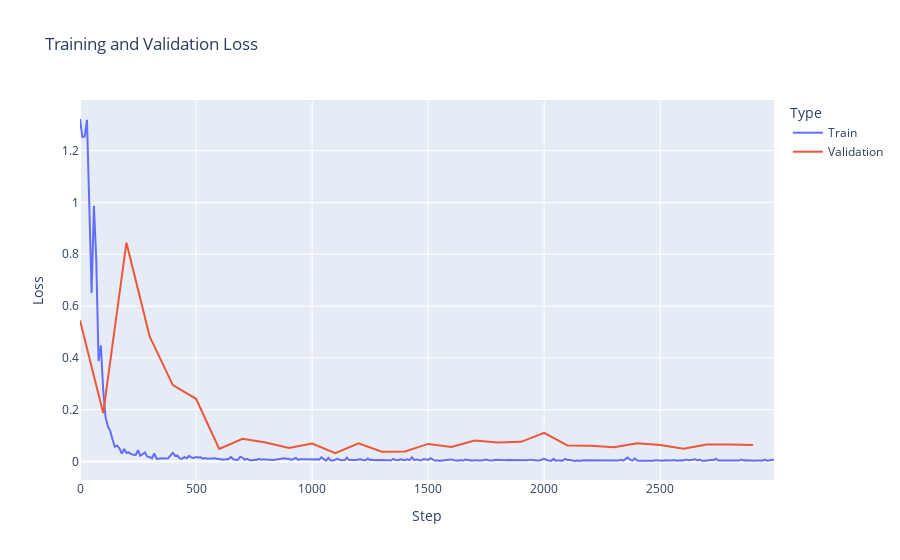

Here is the notebook cell this chart was saved with:
### Code cell
df_train = pd.DataFrame({
    "Step": steps_hist,
    "Loss": train_hist,
    "Type": "Train"
})
if val_hist:
    val_steps, val_losses = zip(*val_hist)
    df_val = pd.DataFrame({
        "Step": val_steps,
        "Loss": val_losses,
        "Type": "Validation"
    })
    df_loss = pd.concat([df_train, df_val], ignore_index=True)
else:
    df_loss = df_train

fig = px.line(df_loss, x="Step", y="Loss", color="Type", title="Training and Validation Loss")
fig.show()

### Figure 1 — Plotly figure (JSON) as saved in the notebook; plotly's stock layout.template omitted (floating-point values rounded to 4 significant figures; data arrays with more than 128 entries replaced by an {"elided": "..."} marker saying what was removed)
{"data": [{"hovertemplate": "Type=Train<br>Step=%{x}<br>Loss=%{y}<extra></extra>", "legendgroup": "Train", "line": {"color": "#636efa", "dash": "solid"}, "marker": {"symbol": "circle"}, "mode": "lines", "name": "Train", "orientation": "v", "showlegend": true, "type": "scatter", "x": {"elided": "300 int values"}, "xaxis": "x", "y": {"elided": "300 float values"}, "yaxis": "y"}, {"hovertemplate": "Type=Validation<br>Step=%{x}<br>Loss=%{y}<extra></extra>", "legendgroup": "Validation", "line": {"color": "#EF553B", "dash": "solid"}, "marker": {"symbol": "circle"}, "mode": "lines", "name": "Validation", "orientation": "v", "showlegend": true, "type": "scatter", "x": [0, 100, 200, 300, 400, 500, 600, 700, 800, 900, 1000, 1100, 1200, 1300, 1400, 1500, 1600, 1700, 1800, 1900, 2000, 2100, 2200, 2300, 2400, 2500, 2600, 2700, 2800, 2900], "xaxis": "x", "y": [0.5447, 0.1868, 0.8445, 0.4831, 0.2949, 0.2418, 0.04833, 0.08739, 0.073, 0.05199, 0.06895, 0.03189, 0.06986, 0.03782, 0.03831, 0.06771, 0.05619, 0.08058, 0.07309, 0.07554, 0.1102, 0.06185, 0.06085, 0.05466, 0.06993, 0.06341, 0.0486, 0.06537, 0.06516, 0.06377], "yaxis": "y"}], "layout": {"legend": {"title": {"text": "Type"}, "tracegroupgap": 0}, "title": {"text": "Training and Validation Loss"}, "xaxis": {"anchor": "y", "domain": [0, 1], "title": {"text": "Step"}}, "yaxis": {"anchor": "x", "domain": [0, 1], "title": {"text": "Loss"}}}}
